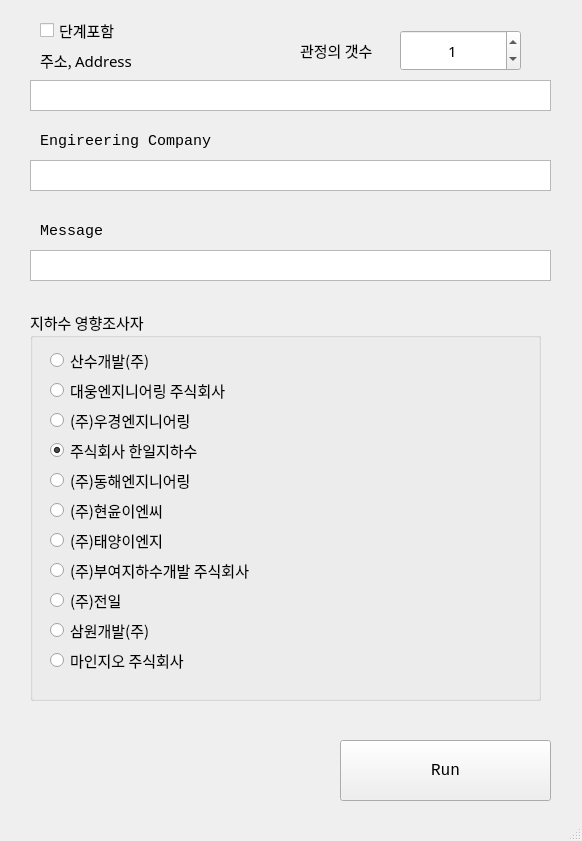
<?xml version="1.0" encoding="UTF-8"?>
<ui version="4.0">
 <class>MainWindow</class>
 <widget class="QMainWindow" name="MainWindow">
  <property name="windowModality">
   <enum>Qt::NonModal</enum>
  </property>
  <property name="geometry">
   <rect>
    <x>0</x>
    <y>0</y>
    <width>582</width>
    <height>841</height>
   </rect>
  </property>
  <property name="sizePolicy">
   <sizepolicy hsizetype="Ignored" vsizetype="Ignored">
    <horstretch>0</horstretch>
    <verstretch>0</verstretch>
   </sizepolicy>
  </property>
  <property name="font">
   <font>
    <family>D2Coding</family>
   </font>
  </property>
  <property name="windowTitle">
   <string>MainWindow</string>
  </property>
  <property name="unifiedTitleAndToolBarOnMac">
   <bool>true</bool>
  </property>
  <widget class="QWidget" name="centralwidget">
   <widget class="QCheckBox" name="checkBox">
    <property name="geometry">
     <rect>
      <x>40</x>
      <y>20</y>
      <width>141</width>
      <height>20</height>
     </rect>
    </property>
    <property name="font">
     <font>
      <family>D2Coding</family>
      <pointsize>11</pointsize>
     </font>
    </property>
    <property name="text">
     <string>단계포함</string>
    </property>
   </widget>
   <widget class="QLabel" name="label">
    <property name="geometry">
     <rect>
      <x>40</x>
      <y>50</y>
      <width>141</width>
      <height>21</height>
     </rect>
    </property>
    <property name="font">
     <font>
      <family>D2Coding</family>
      <pointsize>11</pointsize>
     </font>
    </property>
    <property name="text">
     <string>주소, Address</string>
    </property>
   </widget>
   <widget class="QTextEdit" name="textEdit">
    <property name="geometry">
     <rect>
      <x>30</x>
      <y>80</y>
      <width>521</width>
      <height>31</height>
     </rect>
    </property>
    <property name="font">
     <font>
      <family>맑은 고딕</family>
      <pointsize>10</pointsize>
     </font>
    </property>
   </widget>
   <widget class="QPushButton" name="pushButton">
    <property name="geometry">
     <rect>
      <x>340</x>
      <y>740</y>
      <width>211</width>
      <height>61</height>
     </rect>
    </property>
    <property name="font">
     <font>
      <family>Consolas</family>
      <pointsize>12</pointsize>
     </font>
    </property>
    <property name="text">
     <string>Run</string>
    </property>
   </widget>
   <widget class="QSpinBox" name="spinBox">
    <property name="geometry">
     <rect>
      <x>400</x>
      <y>30</y>
      <width>121</width>
      <height>41</height>
     </rect>
    </property>
    <property name="font">
     <font>
      <family>D2Coding</family>
      <pointsize>11</pointsize>
     </font>
    </property>
    <property name="alignment">
     <set>Qt::AlignCenter</set>
    </property>
    <property name="buttonSymbols">
     <enum>QAbstractSpinBox::UpDownArrows</enum>
    </property>
    <property name="showGroupSeparator" stdset="0">
     <bool>false</bool>
    </property>
    <property name="value">
     <number>1</number>
    </property>
   </widget>
   <widget class="QLabel" name="label_2">
    <property name="geometry">
     <rect>
      <x>300</x>
      <y>40</y>
      <width>141</width>
      <height>21</height>
     </rect>
    </property>
    <property name="font">
     <font>
      <family>D2Coding</family>
      <pointsize>11</pointsize>
     </font>
    </property>
    <property name="text">
     <string>관정의 갯수</string>
    </property>
   </widget>
   <widget class="QTextEdit" name="textEdit_2">
    <property name="geometry">
     <rect>
      <x>30</x>
      <y>160</y>
      <width>521</width>
      <height>31</height>
     </rect>
    </property>
    <property name="font">
     <font>
      <family>맑은 고딕</family>
      <pointsize>10</pointsize>
     </font>
    </property>
   </widget>
   <widget class="QLabel" name="label_3">
    <property name="geometry">
     <rect>
      <x>40</x>
      <y>130</y>
      <width>191</width>
      <height>21</height>
     </rect>
    </property>
    <property name="font">
     <font>
      <family>Consolas</family>
      <pointsize>11</pointsize>
     </font>
    </property>
    <property name="text">
     <string>Engireering Company</string>
    </property>
   </widget>
   <widget class="QGroupBox" name="groupBox">
    <property name="geometry">
     <rect>
      <x>30</x>
      <y>310</y>
      <width>511</width>
      <height>391</height>
     </rect>
    </property>
    <property name="font">
     <font>
      <family>D2Coding</family>
      <pointsize>11</pointsize>
     </font>
    </property>
    <property name="title">
     <string>지하수 영향조사자</string>
    </property>
    <widget class="QRadioButton" name="radio1">
     <property name="geometry">
      <rect>
       <x>20</x>
       <y>40</y>
       <width>111</width>
       <height>20</height>
      </rect>
     </property>
     <property name="font">
      <font>
       <family>맑은 고딕</family>
       <pointsize>11</pointsize>
      </font>
     </property>
     <property name="text">
      <string>산수개발(주)</string>
     </property>
    </widget>
    <widget class="QRadioButton" name="radio2">
     <property name="geometry">
      <rect>
       <x>20</x>
       <y>70</y>
       <width>191</width>
       <height>20</height>
      </rect>
     </property>
     <property name="font">
      <font>
       <family>맑은 고딕</family>
       <pointsize>11</pointsize>
      </font>
     </property>
     <property name="text">
      <string>대웅엔지니어링 주식회사</string>
     </property>
    </widget>
    <widget class="QRadioButton" name="radio3">
     <property name="geometry">
      <rect>
       <x>20</x>
       <y>100</y>
       <width>191</width>
       <height>20</height>
      </rect>
     </property>
     <property name="font">
      <font>
       <family>맑은 고딕</family>
       <pointsize>11</pointsize>
      </font>
     </property>
     <property name="text">
      <string>(주)우경엔지니어링</string>
     </property>
    </widget>
    <widget class="QRadioButton" name="radio4">
     <property name="geometry">
      <rect>
       <x>20</x>
       <y>130</y>
       <width>191</width>
       <height>20</height>
      </rect>
     </property>
     <property name="font">
      <font>
       <family>맑은 고딕</family>
       <pointsize>11</pointsize>
      </font>
     </property>
     <property name="text">
      <string>주식회사 한일지하수</string>
     </property>
     <property name="checked">
      <bool>true</bool>
     </property>
    </widget>
    <widget class="QRadioButton" name="radio5">
     <property name="geometry">
      <rect>
       <x>20</x>
       <y>160</y>
       <width>191</width>
       <height>20</height>
      </rect>
     </property>
     <property name="font">
      <font>
       <family>맑은 고딕</family>
       <pointsize>11</pointsize>
      </font>
     </property>
     <property name="text">
      <string>(주)동해엔지니어링</string>
     </property>
    </widget>
    <widget class="QRadioButton" name="radio6">
     <property name="geometry">
      <rect>
       <x>20</x>
       <y>190</y>
       <width>191</width>
       <height>20</height>
      </rect>
     </property>
     <property name="font">
      <font>
       <family>맑은 고딕</family>
       <pointsize>11</pointsize>
      </font>
     </property>
     <property name="text">
      <string>(주)현윤이엔씨</string>
     </property>
    </widget>
    <widget class="QRadioButton" name="radio7">
     <property name="geometry">
      <rect>
       <x>20</x>
       <y>220</y>
       <width>191</width>
       <height>20</height>
      </rect>
     </property>
     <property name="font">
      <font>
       <family>맑은 고딕</family>
       <pointsize>11</pointsize>
      </font>
     </property>
     <property name="text">
      <string>(주)태양이엔지</string>
     </property>
    </widget>
    <widget class="QRadioButton" name="radio8">
     <property name="geometry">
      <rect>
       <x>20</x>
       <y>250</y>
       <width>221</width>
       <height>20</height>
      </rect>
     </property>
     <property name="font">
      <font>
       <family>맑은 고딕</family>
       <pointsize>11</pointsize>
      </font>
     </property>
     <property name="text">
      <string>(주)부여지하수개발 주식회사</string>
     </property>
    </widget>
    <widget class="QRadioButton" name="radio9">
     <property name="geometry">
      <rect>
       <x>20</x>
       <y>280</y>
       <width>221</width>
       <height>20</height>
      </rect>
     </property>
     <property name="font">
      <font>
       <family>맑은 고딕</family>
       <pointsize>11</pointsize>
      </font>
     </property>
     <property name="text">
      <string>(주)전일</string>
     </property>
    </widget>
    <widget class="QRadioButton" name="radio10">
     <property name="geometry">
      <rect>
       <x>20</x>
       <y>310</y>
       <width>221</width>
       <height>20</height>
      </rect>
     </property>
     <property name="font">
      <font>
       <family>맑은 고딕</family>
       <pointsize>11</pointsize>
      </font>
     </property>
     <property name="text">
      <string>삼원개발(주)</string>
     </property>
     <property name="checked">
      <bool>false</bool>
     </property>
    </widget>
    <widget class="QRadioButton" name="radio11">
     <property name="geometry">
      <rect>
       <x>20</x>
       <y>340</y>
       <width>221</width>
       <height>20</height>
      </rect>
     </property>
     <property name="font">
      <font>
       <family>맑은 고딕</family>
       <pointsize>11</pointsize>
      </font>
     </property>
     <property name="text">
      <string>마인지오 주식회사</string>
     </property>
    </widget>
   </widget>
   <widget class="QLabel" name="label_4">
    <property name="geometry">
     <rect>
      <x>40</x>
      <y>220</y>
      <width>141</width>
      <height>21</height>
     </rect>
    </property>
    <property name="font">
     <font>
      <family>Consolas</family>
      <pointsize>11</pointsize>
     </font>
    </property>
    <property name="text">
     <string>Message</string>
    </property>
   </widget>
   <widget class="QTextEdit" name="textEdit_3">
    <property name="geometry">
     <rect>
      <x>30</x>
      <y>250</y>
      <width>521</width>
      <height>31</height>
     </rect>
    </property>
    <property name="font">
     <font>
      <family>맑은 고딕</family>
      <pointsize>10</pointsize>
     </font>
    </property>
   </widget>
  </widget>
  <widget class="QStatusBar" name="statusbar"/>
 </widget>
 <resources/>
 <connections/>
</ui>
